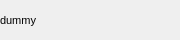
<?xml version="1.0" encoding="UTF-8"?>
<ui version="4.0">
 <class>UdpReceiverWidget</class>
 <widget class="QWidget" name="UdpReceiverWidget">
  <property name="geometry">
   <rect>
    <x>0</x>
    <y>0</y>
    <width>180</width>
    <height>40</height>
   </rect>
  </property>
  <property name="windowTitle">
   <string>UdpReceiverWidget</string>
  </property>
  <layout class="QVBoxLayout" name="verticalLayout">
   <property name="margin">
    <number>0</number>
   </property>
   <item>
    <layout class="QGridLayout" name="gridLayout">
     <item row="0" column="0">
      <widget class="QLabel" name="label">
       <property name="font">
        <font>
         <pointsize>8</pointsize>
        </font>
       </property>
       <property name="text">
        <string>dummy</string>
       </property>
      </widget>
     </item>
    </layout>
   </item>
  </layout>
 </widget>
 <resources/>
 <connections/>
</ui>
